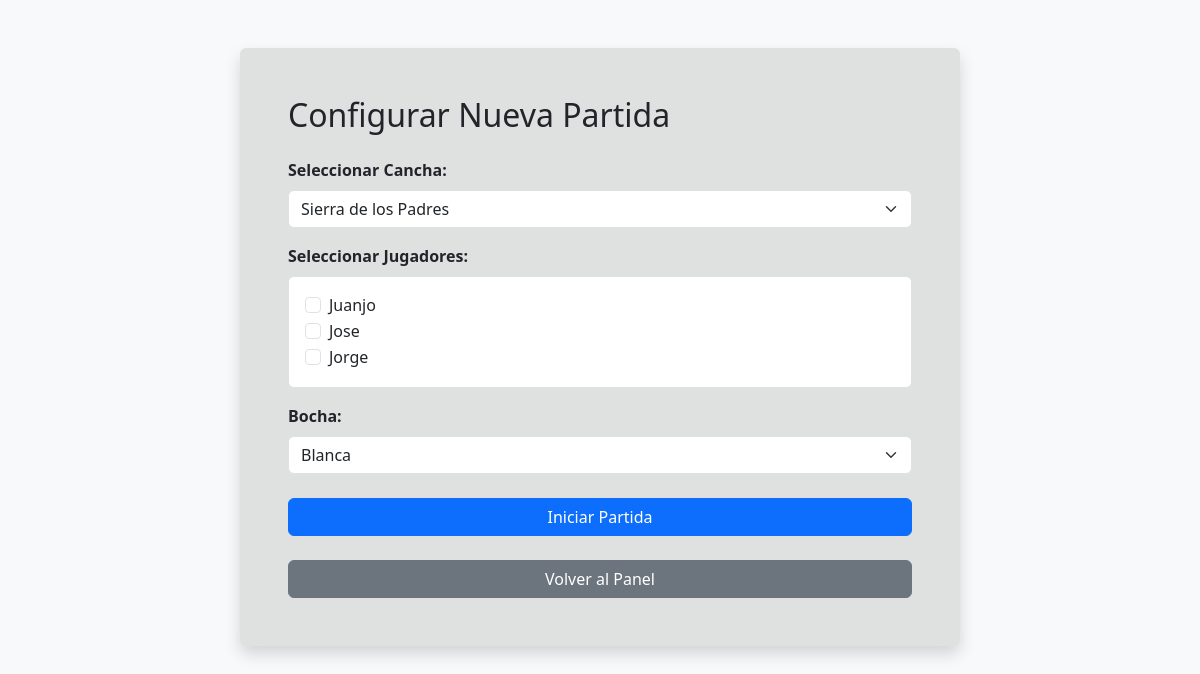
The page /crear_partida.php (signed in) on the database as committed earlier.
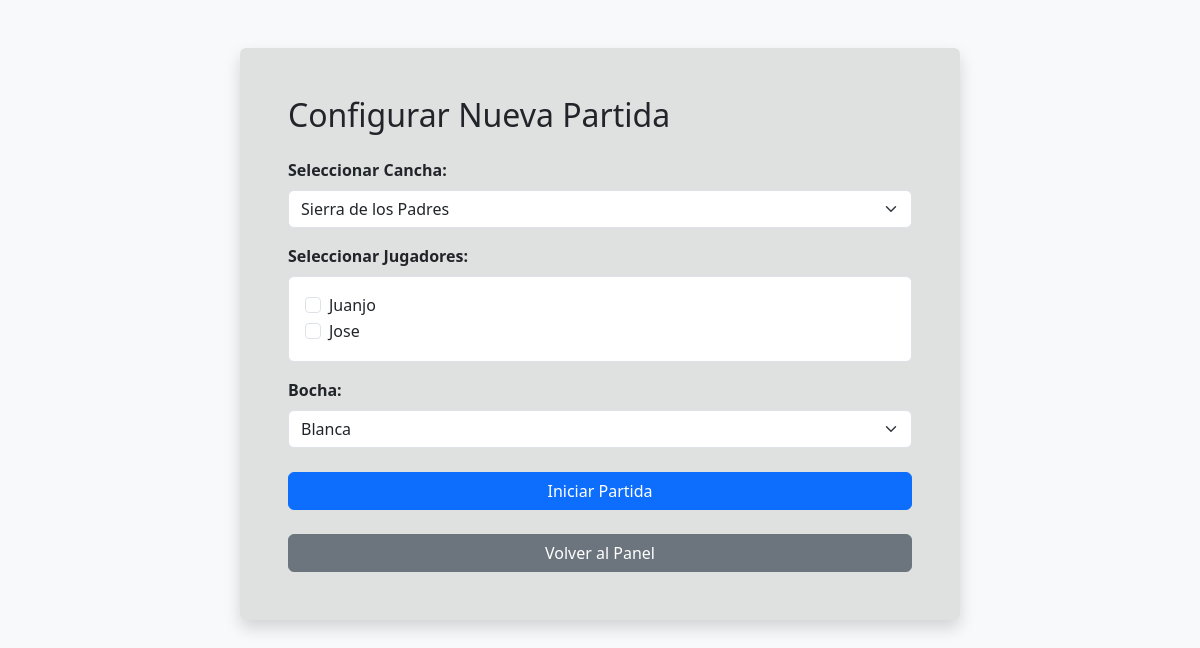
The same page on the database as committed later.
### tables this page shows
CREATE TABLE `jugadores` (
  `id` int NOT NULL AUTO_INCREMENT,
  `nombre` varchar(100) DEFAULT NULL,
  `handicap_actual` float DEFAULT NULL,
  `historial_scores` json DEFAULT NULL,
  PRIMARY KEY (`id`)
);

### crear_partida.php (the view, shortened to what this page needs)
<?php
require 'conexion.php';
$canchas = $pdo->query("SELECT * FROM canchas")->fetchAll();
$jugadores = $pdo->query("SELECT * FROM jugadores")->fetchAll();
?>
<!DOCTYPE html>
<html lang="es">
<head>
    <link href="https://cdn.jsdelivr.net/npm/bootstrap@5.3.0/dist/css/bootstrap.min.css" rel="stylesheet">
    <link href="estilos.css" rel="stylesheet">
</head>
<body class="bg-light">
    <div class="container mt-5">
        <div class="card shadow mx-auto" style="max-width: 720px;">
            <div class="card-body p-5">
                <h2 class="mb-4">Configurar Nueva Partida</h2>
                <form action="iniciar_partida.php" method="POST">
                    <div class="mb-3">
                        <label class="form-label fw-bold">Seleccionar Cancha:</label>
                        <select name="cancha_id" class="form-select">
                            <?php foreach ($canchas as $c): ?>
                                <option value="<?php echo $c['id']; ?>"><?php echo htmlspecialchars($c['nombre']); ?></option>
                            <?php endforeach; ?>
                        </select>
                    </div>
                    <div class="mb-3">
                        <label class="form-label fw-bold">Seleccionar Jugadores:</label>
                        <div class="border p-3 rounded bg-white">
                            <?php foreach ($jugadores as $j): ?>
                                <div class="form-check">
                                    <input class="form-check-input" type="checkbox" name="jugadores[]" value="<?php echo $j['id']; ?>" id="jugador_<?php echo $j['id']; ?>">
                                    <label class="form-check-label" for="jugador_<?php echo $j['id']; ?>">
                                        <?php echo htmlspecialchars($j['nombre']); ?>
                                    </label>
                                </div>
                            <?php endforeach; ?>
                        </div>
                    </div>
                    <div class="mb-4">
                        <label class="form-label fw-bold">Bocha:</label>
                        <select name="bocha" class="form-select">
                            <option value="blanca">Blanca</option>
                        </select>
                    </div>
                    <button type="submit" class="btn btn-primary w-100">Iniciar Partida</button>
                </form>
                <div class="mt-4">
                    <a href="panel.php" class="btn btn-secondary w-100">Volver al Panel</a>
                </div>
            </div>
        </div>
    </div>
</body>
</html>

Rows that differ between the two databases and show on the page:
removed jugadores: nombre "Jorge"
